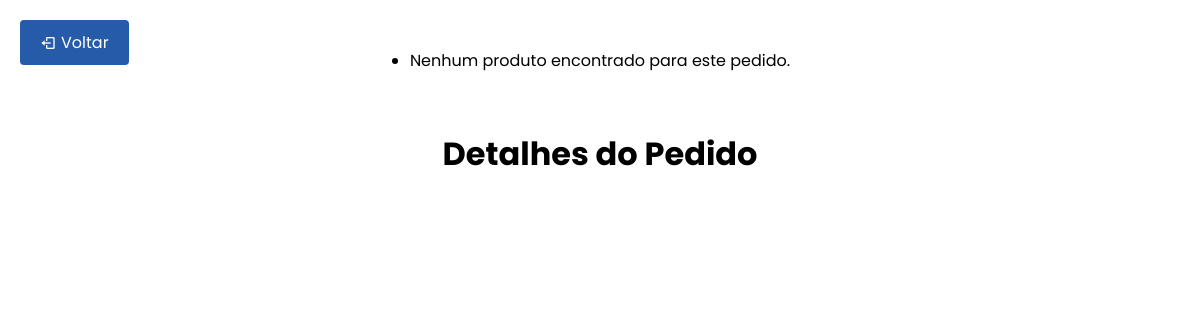
Page /SENAI_LOGISTICA/homeProf/itens/buscarpedido.php?pedido_id=2 on the earlier database version.
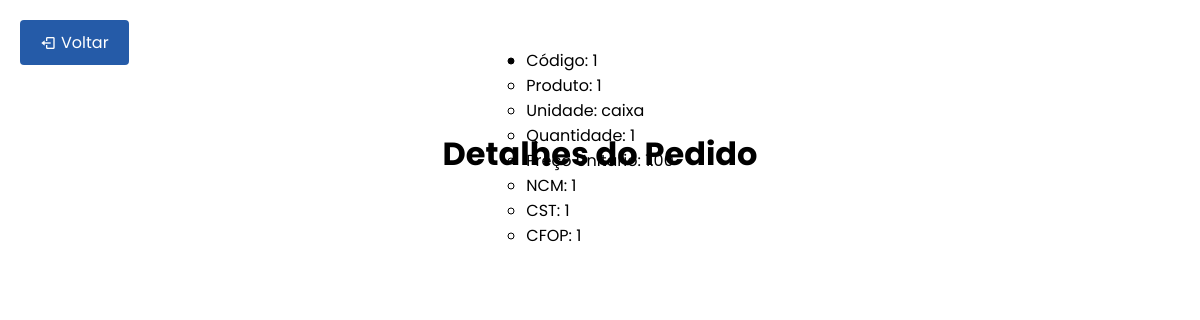
Same page on the later database version.
### tables this page shows
CREATE TABLE `produtos` (
  `id` int(11) NOT NULL,
  `pedido_id` int(11) DEFAULT NULL,
  `cod_prod` varchar(255) NOT NULL,
  `nome_produto` varchar(255) NOT NULL,
  `un_prod` varchar(50) DEFAULT NULL,
  `qtd_prod` int(11) DEFAULT NULL,
  `rsunit_prod` decimal(10,2) DEFAULT NULL,
  `ncm_prod` varchar(50) DEFAULT NULL,
  `cst_prod` varchar(50) DEFAULT NULL,
  `cfop_prod` varchar(50) DEFAULT NULL
);

### SENAI_LOGISTICA/homeProf/itens/buscarpedido.php (the view, shortened to what this page needs)
<!DOCTYPE html>
<html lang='pt-br'>
<head>
    <link rel="stylesheet" href="../../home/movimentacao/docar.css">
    <link href='https://unpkg.com/boxicons@2.1.4/css/boxicons.min.css' rel='stylesheet'>
    <link rel="stylesheet" href="https://cdnjs.cloudflare.com/ajax/libs/font-awesome/6.5.2/css/all.min.css">
</head>
<body>
    <a class="back-button" onclick="window.history.back();"><i class='bx bx-log-out'></i> Voltar</a>
    <div class="container">
        <h1>Detalhes do Pedido</h1>
        <ul class="produto-list">
            <?php
            $servername = "localhost";
            $username = "root";
            $password = "root";
            $dbname = "senai";
            $conn = new mysqli($servername, $username, $password, $dbname);
            if (isset($_GET['pedido_id'])) {
                $pedido_id = $_GET['pedido_id'];
                $sql_produtos = "SELECT * FROM produtos WHERE pedido_id = '$pedido_id'";
                $result_produtos = $conn->query($sql_produtos);
                if ($result_produtos->num_rows > 0) {
                    while ($row_produtos = $result_produtos->fetch_assoc()) {
                        echo "<li class='produto-item'>";
                        echo "  <ul class='produto-info'>";
                        echo "    <li class='produto-cod'>Código: " . $row_produtos["cod_prod"] . "</li>";
                        echo "    <li class='produto-nome'>Produto: " . $row_produtos["nome_produto"] . "</li>";
                        echo "    <li class='produto-un'>Unidade: " . $row_produtos["un_prod"] . "</li>";
                        echo "    <li class='produto-quantidade'>Quantidade: " . $row_produtos["qtd_prod"] . "</li>";
                        echo "    <li class='produto-rsunit'>Preço Unitário: " . $row_produtos["rsunit_prod"] . "</li>";
                        echo "    <li class='produto-ncm'>NCM: " . $row_produtos["ncm_prod"] . "</li>";
                        echo "    <li class='produto-cst'>CST: " . $row_produtos["cst_prod"] . "</li>";
                        echo "    <li class='produto-cfop'>CFOP: " . $row_produtos["cfop_prod"] . "</li>";
                        echo "  </ul>";
                        echo "</li>";
                    }
                } else {
                    echo "<li>Nenhum produto encontrado para este pedido.</li>";
                }
            } else {
                echo "<li>Erro: Pedido ID não fornecido.</li>";
            }
            ?>
        </ul>
    </div>
</body>
</html>

### SENAI_LOGISTICA/home/movimentacao/docar.css (style rules this page uses)
* { font-family: "Poppins", sans-serif; box-sizing: border-box; padding: 0; margin: 0; }
.container { display: flex; flex-direction: column; justify-content: center; align-items: center; height: 100%; width: 100%; }
.back-button { position: absolute; top: 20px; left: 20px; background-color: rgb(37, 91, 168); color: #ffffff; padding: 10px 20px; text-decoration: none; border-radius: 4px; display: flex; align-items: center; cursor: pointer; }
.back-button i { margin-right: 5px; }
h1 { position: relative; top: 130px; }

Differences in the rows shown:
added produtos: cod_prod "1", nome_produto "1", un_prod "caixa", qtd_prod "1", rsunit_prod "1.00", ncm_prod "1", cst_prod "1", cfop_prod "1"
Other differences:
text no longer shown: "Nenhum produto encontrado para este pedido."
